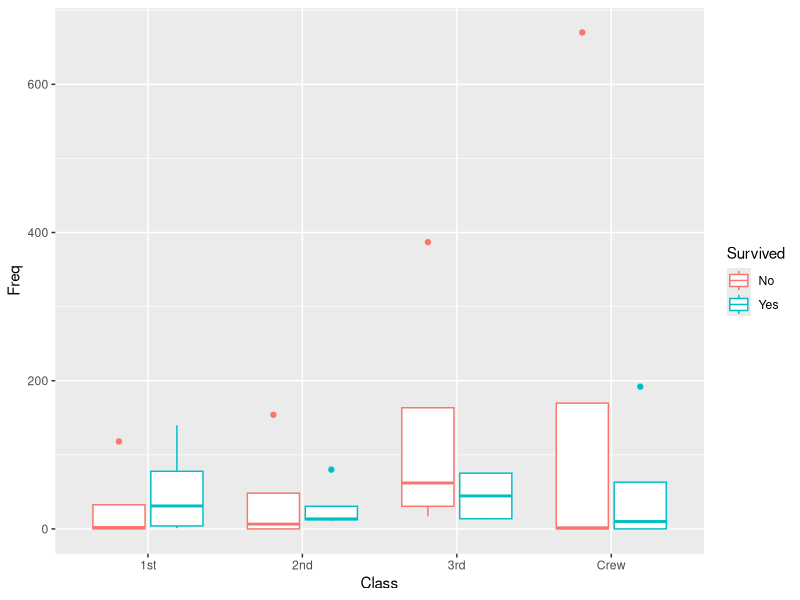
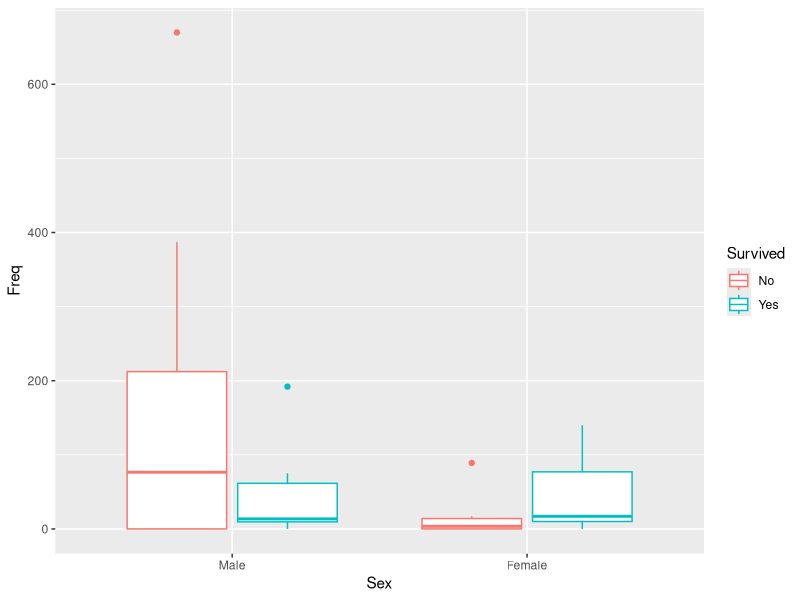
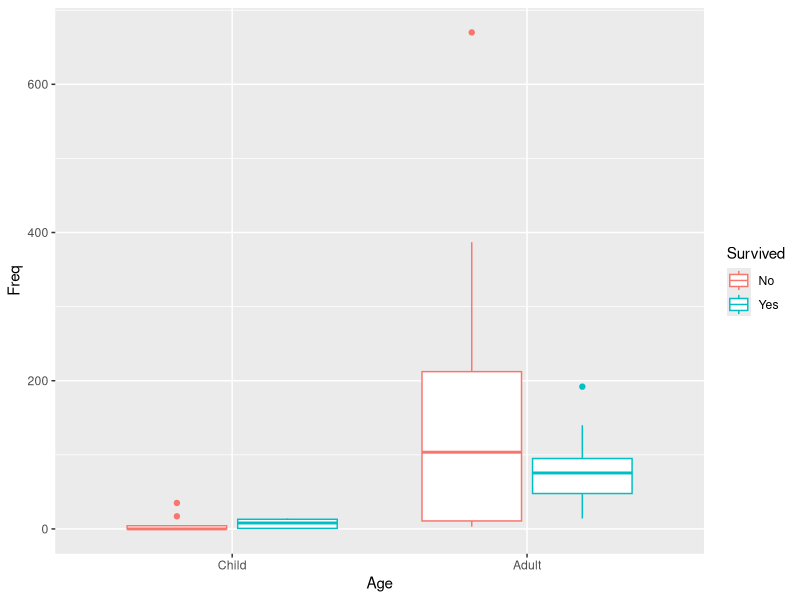
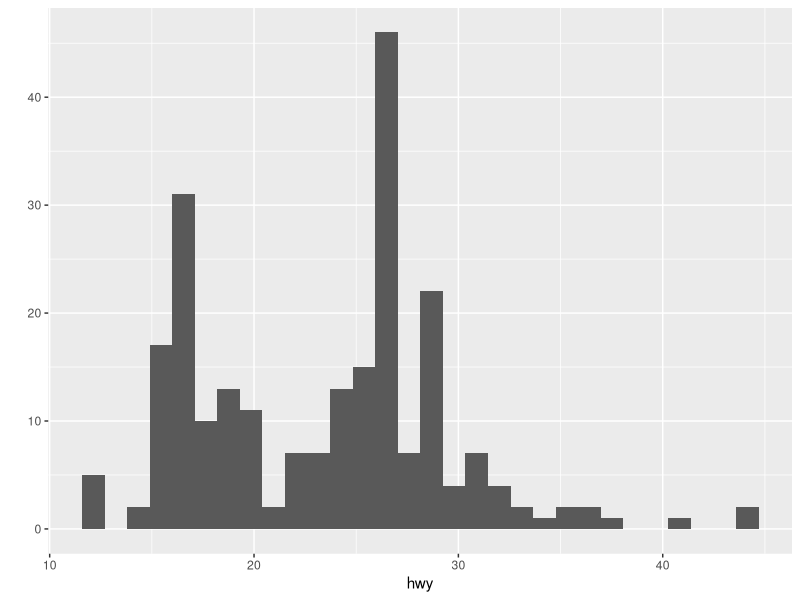
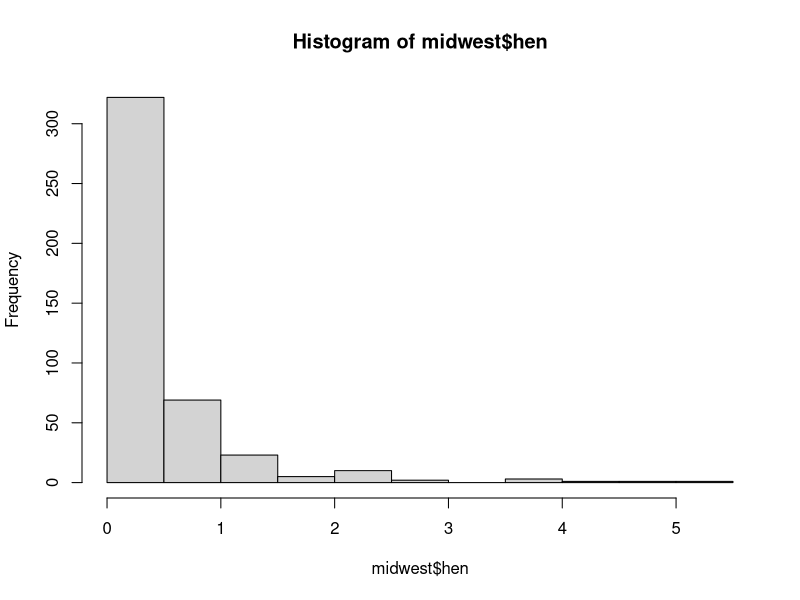
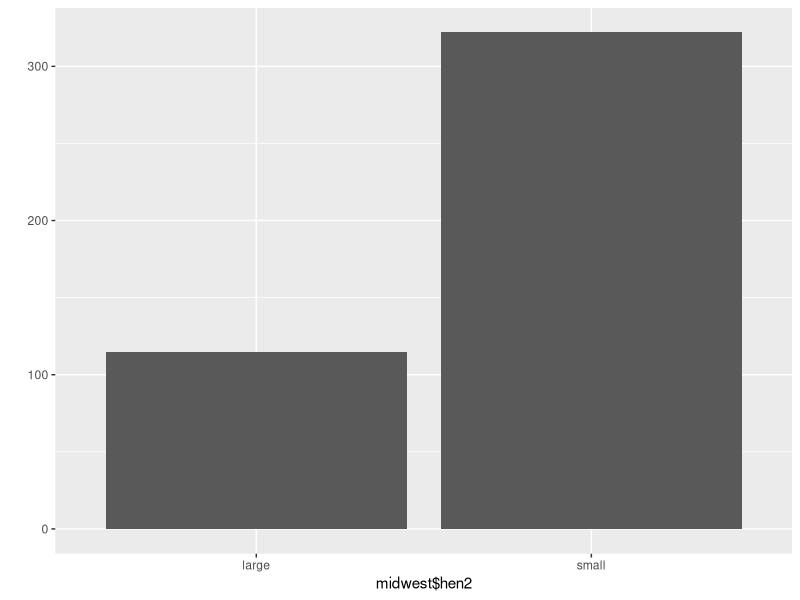

Write the R code that produced these figures, in order.
## ---- chunk 1
library(ggplot2)
## ---- chunk 2
help(Titanic)
## ---- chunk 3
titanic <- as.data.frame(Titanic)
## ---- chunk 4
names(titanic)
## ---- chunk 5
View(titanic)
## ---- chunk 6
qplot(data = titanic, x = Class, y = Freq, geom = "boxplot", colour = Survived)
## ---- chunk 7
qplot(data = titanic, x = Sex, y = Freq, geom = "boxplot", colour = Survived)
## ---- chunk 8
qplot(data = titanic, x = Age, y = Freq, geom = "boxplot", colour = Survived)
## ---- chunk 9
help(mpg)
## ---- chunk 10
mpg <- as.data.frame(mpg)
## ---- chunk 11
names(mpg)
## ---- chunk 12
View(mpg)
## ---- chunk 13
qplot(data = mpg, x= hwy)
## ---- chunk 14
library(ggplot2)
## ---- chunk 15
midwest <- as.data.frame(ggplot2::midwest)
## ---- chunk 16
midwest$hen <- ((midwest$popasian/midwest$poptotal)*100)
## ---- chunk 17
hist(midwest$hen)
## ---- chunk 18
midwest$hen2 <- ifelse(midwest$hen >= 0.5, "large", "small")
## ---- chunk 19
View(midwest$hen2)
## ---- chunk 20
qplot(midwest$hen2)
